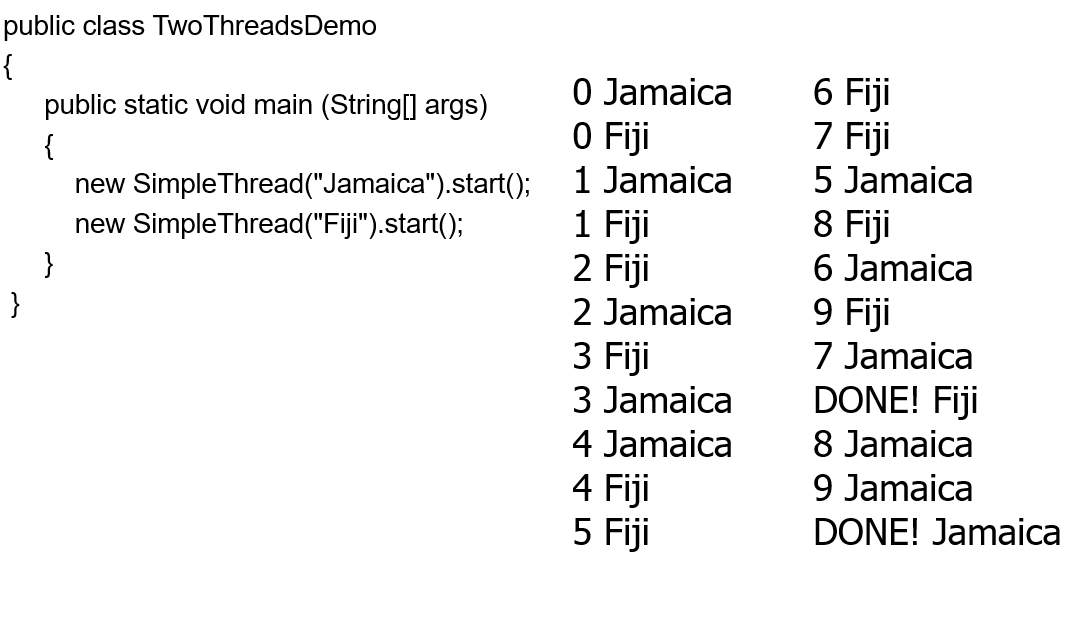
#> input picture imgs/test_14.PNG, 1072 x 617 px
$ python main.py --file imgs/test_14.PNG
#> lines starting #> are read from the running program, lines starting #| are printed output that depends on the picture; after the words box and inside, x2 and y2 are one past the last pixel; in counts of white or black regions, pixels touching at a corner belong together
### sink.py
import cv2
import numpy as np
import math

# [46 lines left out: function sinkMethod, not called in this run]


def getLinesAngle(image, showUI = False):
	kern = cv2.getStructuringElement(cv2.MORPH_CROSS, (2, 2))

	linedetectimg = image.copy()
	for i in range(0, 5):
		linedetectimg = cv2.erode(linedetectimg, kern)

	if showUI:
		cv2.imshow("erode", linedetectimg)

	linedetectimg = cv2.Canny(linedetectimg, 100, 200, None, 5, True)
	linesP = cv2.HoughLinesP(linedetectimg, 1, np.pi / 180, 50, None, 50, 10)
	linedetectimg = cv2.cvtColor(linedetectimg, cv2.COLOR_GRAY2BGR)
	l = linesP[0][0]
	cv2.line(linedetectimg, (l[0], l[1]), (l[2], l[3]), (0, 0, 255), 2, cv2.LINE_AA)

	return (math.atan((l[1] - l[3]) / (l[0] - l[2])) * 180 / math.pi)

### recognition.py
import cv2
import numpy as np
from random import Random
import math

# TOOLS
random = Random()

def random_color():
	return (int(random.random() * 205) + 50, int(random.random() * 205) + 50, int(random.random() * 205) + 50)

def rect_inside(a, b):
	aleft, atop, aright, abottom = a
	bleft, btop, bright, bbottom = b

	return ((bleft >= aleft) and (btop >= atop) and (bright <= aright) and (bbottom <= abottom))


def rect_center(r): # Returns (X,Y)
	left, top, right, bottom = r
	return (left+((right - left) / 2), top + ((bottom - top) / 2))


def dist(p1, p2):
	p1x, p1y = p1
	p2x, p2y = p2
	return math.sqrt( ((p1x-p2x)**2)+((p1y-p2y)**2) )


def angle(p1, p2):
	p1x, p1y = p1
	p2x, p2y = p2
	return math.degrees(math.atan2(p2y - p1y, p2x - p1x)) % 360


# STEP 2 - CONTOUR FILTER
def mergecontours(list, xMax, yMax): # Returns [ (contour, rect)* ]
	proc = []

	# Create a (countour, rectangle, processed) tuple of each contour, where
	# rectangle is a (left, top, right, bottom) BB of the contour
	for cont in list:
		rl = xMax
		rt = yMax
		rr = 0
		rb = 0
		for p in cont:
			px = p[0][0]
			py = p[0][1]

			if px < rl: rl = px
			if px > rr: rr = px

			if py < rt: rt = py
			if py > rb: rb = py

		proc.append((cont, (rl, rt, rr, rb), False))

	# Go through each item and see if it contains any other item
	# If it does, the smaller BB is possibly a hole (ex. the inside of O), mark it as processed
	for i in range(0, len(proc)):
		contour, rect, processed = proc[i]
		if processed: continue

		for j in range(0, len(proc)):
			if i == j: continue

			contour2, rect2, processed2 = proc[j]

			if rect_inside(rect, rect2):
				proc[j] = (contour2, rect2, True)

	# Convert the item list into (contour, rectangle) tuples
	# Only return items which are not processed, these are very the BBs of letters
	result = []
	for contour, rect, processed in proc:
		if processed: continue

		result.append((contour, rect))

	return result


# STEP 3 - CREATE TILES
class TiledImage:
	tiles = [] # Packed 2D array, elements: [ [ (contour, rect, originalIndex)* ]* ]
	numX = 0
	numY = 0
	tileSize = 0

	def __init__(self, tilesX, tilesY, tileSize, contours): # contours = [ (contour, rect)* ]
		self.numX = tilesX
		self.numY = tilesY
		self.tileSize = tileSize

		# Init the array
		num = self.numX * self.numY
		for i in range(0, num):
			self.tiles.append([]) # Append an empty array @ index i.

		# Put contours into tiles
		for i in range(0, len(contours)):
			contour, rect = contours[i]
			x, y = rect_center(rect)

			tx, ty = self.tileAt(x, y)
			if tx < 0 or ty < 0 or tx >= self.numX or ty >= self.numY:
				print ("Contour skipped, out of bounds!")
				continue

			offset = self.tileOffset(tx, ty)
			self.tiles[offset].append((contour, rect, i))

	def tileOffset(self, tx, ty):
		return tx + ty * self.numX

	def tileAt(self, pixelX, pixelY):
		return (math.floor(pixelX / self.tileSize), math.floor(pixelY / self.tileSize))

	def getTile(self, tx, ty):
		if tx < 0 or ty < 0 or tx >= self.numX or ty >= self.numY:
			return []

		return self.tiles[self.tileOffset(tx, ty)]

	def getNearby(self, tx, ty):
		return self.getTile(tx, ty) + self.getTile(tx + 1, ty) + self.getTile(tx, ty - 1) + self.getTile(tx + 1, ty - 1) + self.getTile(tx, ty + 1) + self.getTile(tx + 1, ty + 1) + self.getTile(tx - 1, ty) + self.getTile(tx - 1, ty + 1) + self.getTile(tx - 1, ty - 1)


def findlines(list, thrImage, maxDistance, maxAngle, baseAngle):
	height, width = thrImage.shape
	tileSize = 200
	tiles = TiledImage(math.ceil(width / tileSize), math.ceil(height / tileSize), tileSize, list)

	# Calculate max degrees
	minDeg1 = (180 - baseAngle - maxAngle)
	maxDeg1 = (180 - baseAngle + maxAngle)

	minDeg2 = (360 - baseAngle - maxAngle)
	maxDeg2 = -baseAngle + maxAngle

	# Start processing tiles
	groups = [ -1 for i in range(len(list)) ] # Indexed by contour indexes, each element = the group index of that element
	nextGroup = 0

	for tileX in range(0, tiles.numX):
		for tileY in range(0, tiles.numY):
			tile = tiles.getTile(tileX, tileY)
			if len(tile) == 0:
				continue

			nearby = tiles.getNearby(tileX, tileY)

			for contour, rect, index in tile:
				#if groups[index] > -1:
				#	continue # Item is already processed

				c1 = rect_center(rect)

				# Put the element into a new group
				groups[index] = nextGroup
				nextGroup = nextGroup + 1

				# Find other elements
				for other in nearby:
					otherContour, otherRect, otherIndex = other
					if otherIndex == index:
						continue # Already processed or it's the same item

					c2 = rect_center(otherRect)

					d = dist(c1, c2)
					a = angle(c1, c2)

					if d < maxDistance: # Distance check
						if (a > minDeg1 and a < maxDeg1) or (a > minDeg2 or a < maxDeg2): # Angle check
							# Merge
							if groups[otherIndex] > -1: # The element is already in a group, merge them
								oldGroup = groups[otherIndex]
								newGroupIndex = groups[index]
								for gIndex in range(0, len(groups)):
									if groups[gIndex] == oldGroup:
										groups[gIndex] = newGroupIndex
							else: # The element is not in a group
								groups[otherIndex] = groups[index]

	return groups


def getareas(img, maxDist, maxAngle, baseAngle):
	print("Processing image...")

	height, width = img.shape
	resultImage = np.zeros((height, width, 3), np.uint8)
	resultImage[:,:] = (255,255,255)

	# Invert the image and find contours
	invImage = (255 - img)
	contours, hierarchy = cv2.findContours(invImage, cv2.RETR_TREE, cv2.CHAIN_APPROX_SIMPLE)
	print("All contours: {}".format(len(contours)))

	# Merge contours (holes and letters ex. O)
	filtered = mergecontours(contours, width, height)
	print ("Filtered contours: {}".format(len(filtered)))

	# Find areas of letters
	print ("Finding lines...")
	areas = findlines(filtered, img, maxDist, maxAngle, baseAngle)
	distGroups = set(areas)
	print("Groups: {}".format(len(distGroups)))

	print("Debug rendering...")

	# Pre process and draw groups
	groupColors = [0 for i in range(0, len(areas))]
	for groupIndex in distGroups:
		groupColors[groupIndex] = random_color()

		left = width
		top = height
		right = 0
		bottom = 0

		for elemIndex in range(0, len(filtered)):
			if not areas[elemIndex] == groupIndex:
				continue

			contour, rect = filtered[elemIndex]
			eleft, etop, eright, ebottom = rect

			if eleft < left:
				left = eleft
			if etop < top:
				top = etop
			if eright > right:
				right = eright
			if ebottom > bottom:
				bottom = ebottom

		cv2.putText(resultImage, str(groupIndex), (left, top - 1), cv2.FONT_HERSHEY_SIMPLEX, 0.5, (100,100,100), 1)
		cv2.rectangle(resultImage, (left, top), (right, bottom), (100,100,100))

	# Draw group content

	for i in range(0, len(filtered)):
		contour, rect = filtered[i]
		group = areas[i]

		if group == -1:
			continue

		color = groupColors[group]

		left, top, right, bottom = rect
		cv2.rectangle(resultImage, (left, top), (right, bottom), color, cv2.FILLED)
		cv2.fillPoly(resultImage, pts=[contour], color=(0, 0, 0))

	print ("Done")

	return resultImage

# DO PROCESSING
def doRecognition(inputImage, maxDist = 30, maxAngle = 30, baseAngle = 0):
	res = getareas(inputImage, maxDist, maxAngle, baseAngle)
	cv2.imwrite("Output.png", res)

	return res


# INPUT
#process("imgs/test_14.png", 30, 30, 0) # Matek jelek :)

#process("imgs/test_4.png", 100, 30, 0) # Szöveg és kép

#process("imgs/test_img.png", 100, 30, 0) # Több méret és betűtípus

#process("imgs/ttt_deg58.png", 30, 30, 58) # Nem vízszint

#process("imgs/test_14.png", 30, 30, 0) # Több szöveg blokk
#process("imgs/test_14_deg_n67.png", 30, 30, -67) # Több szöveg blokk nem vízszint

### main.py
import cv2
import argparse

import recognition
import sink

from tkinter import Tk
from tkinter.filedialog import askopenfilename

def thresh(im, sinkMethod=False, showSteps = False):
	gray = cv2.cvtColor(im, cv2.COLOR_BGR2GRAY)

	if sinkMethod:
		print("Threshold: Sink")
		thr = sink.sinkMethod(gray, showSteps)
	else:
		print("Threshold: Basic")
		thVal, thr = cv2.threshold(gray, 180, 255, cv2.THRESH_BINARY)

	return thr

def lineDetect(fileName, sinkMethod=False, maxDist=30, maxAngle=30, debug=False):
#> called with fileName = 'imgs/test_14.PNG', sinkMethod = False, maxDist = 30, maxAngle = 30, debug = False
	print("File:", fileName)
	img = cv2.imread(fileName)
#> img is the input picture: shape (617, 1072, 3); min 0, max 255, mean 242.2
	cv2.imshow("Input", img)

	thr = thresh(img,sinkMethod=sinkMethod,showSteps=debug)
#> in thresh, `thVal, thr = cv2.threshold(gray, 180, 255, cv2.THRESH_BINARY)`:
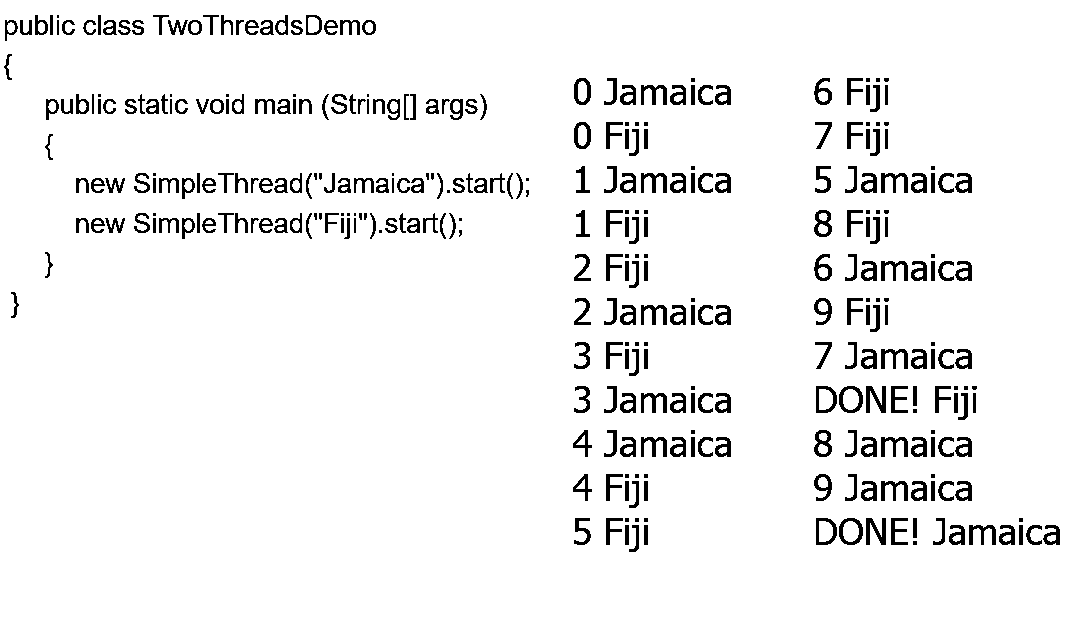
#> thr: shape (617, 1072); 94.5% white; 343 black regions (72 under 20 px), largest, box (x1, y1, x2, y2) and area: (866, 386, 886, 413) 308, (866, 518, 886, 545) 308, (881, 173, 908, 193) 264

	print("Calculating base angle...")
	angle = sink.getLinesAngle(thr,showUI=debug)
#> after the loop in getLinesAngle, `for i in range(0, 5):`:
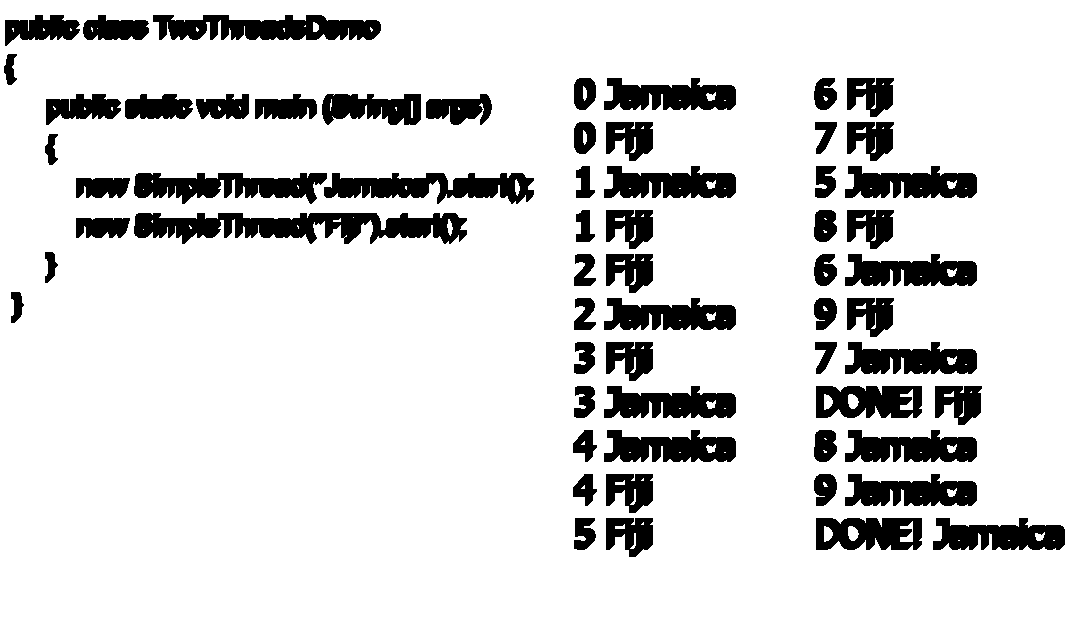
#> linedetectimg: shape (617, 1072); 85.6% white; 62 black regions, largest, box (x1, y1, x2, y2) and area: (134, 213, 467, 244) 6512, (153, 15, 381, 40) 4181, (324, 173, 534, 204) 3963
#> in getLinesAngle, `linedetectimg = cv2.Canny(linedetectimg, 100, 200, None, 5, True)`:
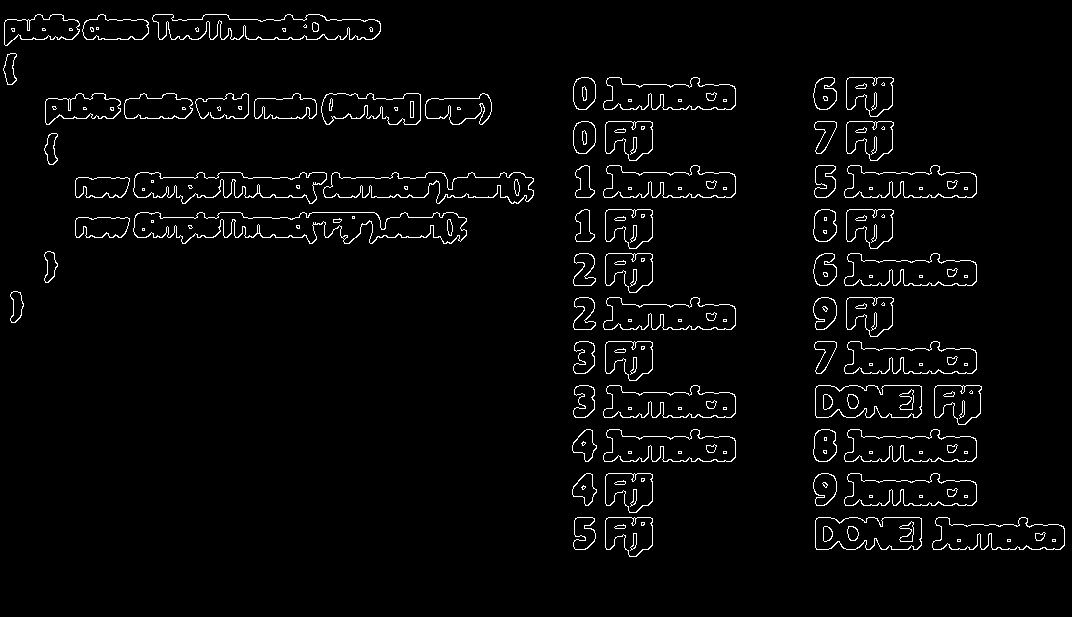
#> linedetectimg: shape (617, 1072); 2.9% white in thin lines or dots, all inside (x1, y1, x2, y2) = (3, 14, 1065, 557)
#> in getLinesAngle, `linesP = cv2.HoughLinesP(linedetectimg, 1, np.pi / 180, 50, None, 50, ..`: linesP = 67 rows, first 6: [845, 197, 972, 197], [136, 196, 275, 196], [622, 172, 729, 172], [210, 39, 372, 39], [160, 217, 218, 217], [160, 177, 218, 177]
#> in getLinesAngle, `l = linesP[0][0]`: l = [845, 197, 972, 197]
#> in getLinesAngle, `cv2.line(linedetectimg, (l[0], l[1]), (l[2], l[3]), (0, 0, 255), 2, cv..`:
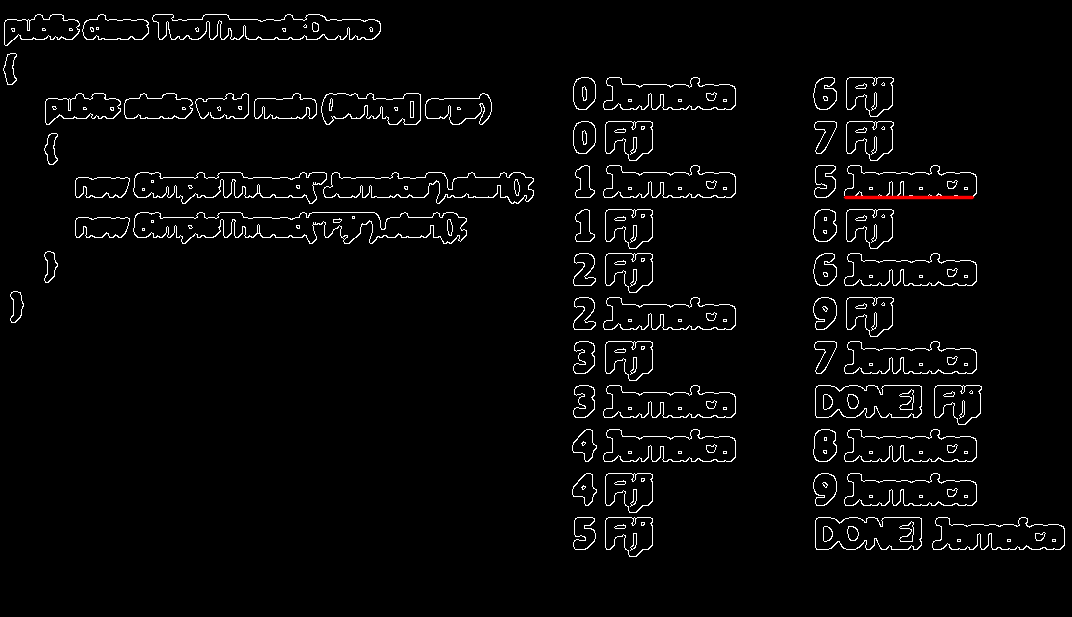
#> linedetectimg: shape (617, 1072, 3); mean B, G, R 7.2, 7.2, 7.4
#> angle = 0
	print("Base angle: ", angle)
#| Base angle:  -0.0

	proc = recognition.doRecognition(thr,maxDist=maxDist, maxAngle=maxAngle, baseAngle=-angle)
#> in getareas, `invImage = (255 - img)`: invImage: shape (617, 1072); 5.5% white; 343 white regions (72 under 20 px)
#> in getareas, `contours, hierarchy = cv2.findContours(invImage, cv2.RETR_TREE, cv2.CH..`: contours = 428 contours, 78 with area under 20; largest, box (x1, y1, x2, y2) and area: (839, 518, 863, 545) 500, (839, 386, 863, 413) 500, (816, 518, 837, 545) 462, (816, 386, 837, 413) 462, (574, 122, 591, 149) 363
#| All contours: 428
#> the loop in mergecontours, `for cont in list:` made 428 passes
#> cont on passes 1, 5, 11: [[913, 541], [913, 544], [916, 544], [916, 541]], [[1019, 525], [1019, 544], [1022, 544], [1022, 525]], [[644, 525], [644, 544], [647, 544], [647, 525]]
#> after the loop in mergecontours, `for cont in list:`: proc = 428 items
#> the loop in mergecontours, `for i in range(0, len(proc)):` made 428 passes
#> (contour, processed) on pass 1: ([[913, 541], [913, 544], [916, 544], [916, 541]], False)
#> the loop in mergecontours, `for contour, rect, processed in proc:` made 428 passes
#> (rect, processed) on passes 2 to 4: ((1043, 525, 1059, 544), False), ((1046, 534, 1056, 542), True), ((1026, 525, 1041, 544), False)
#| Filtered contours: 343
#| Groups: 56
#> the loop in getareas, `for groupIndex in distGroups:` made 56 passes
#> groupIndex on passes 1 to 12: 131, 133, 262, 7, 263, 9, 140, 143, 145, 18, 279, 152
#> after the loop in getareas, `for groupIndex in distGroups:`:
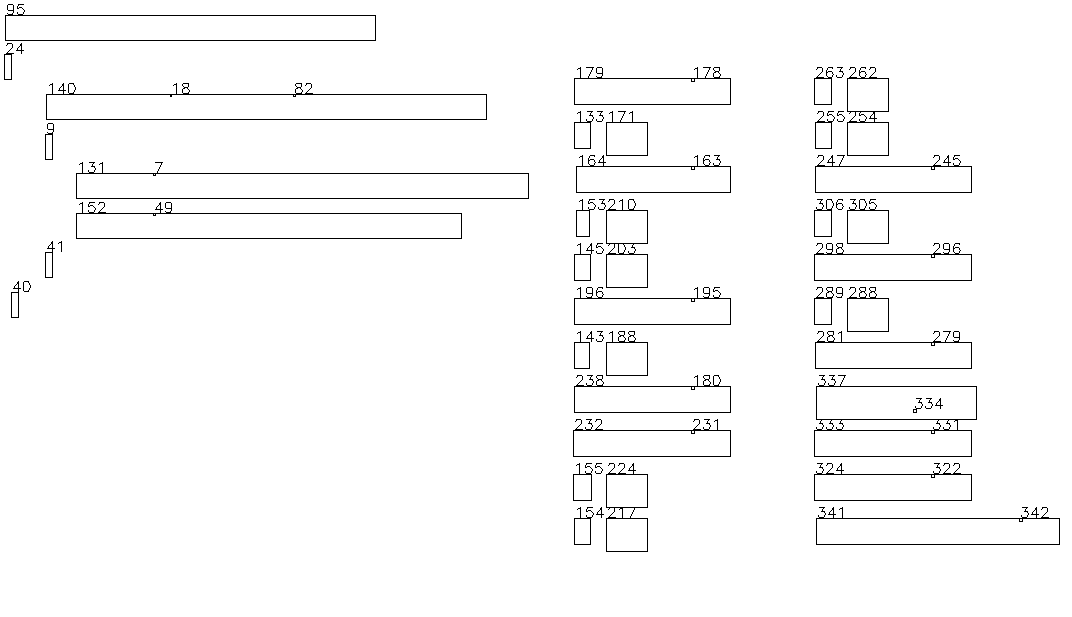
#> resultImage: shape (617, 1072, 3); values 100 (black) and 255 (white), 97.8% white; black in thin lines or dots, all inside (x1, y1, x2, y2) = (4, 4, 1060, 552)
#> after the loop in getareas, `for i in range(0, len(filtered)):`:
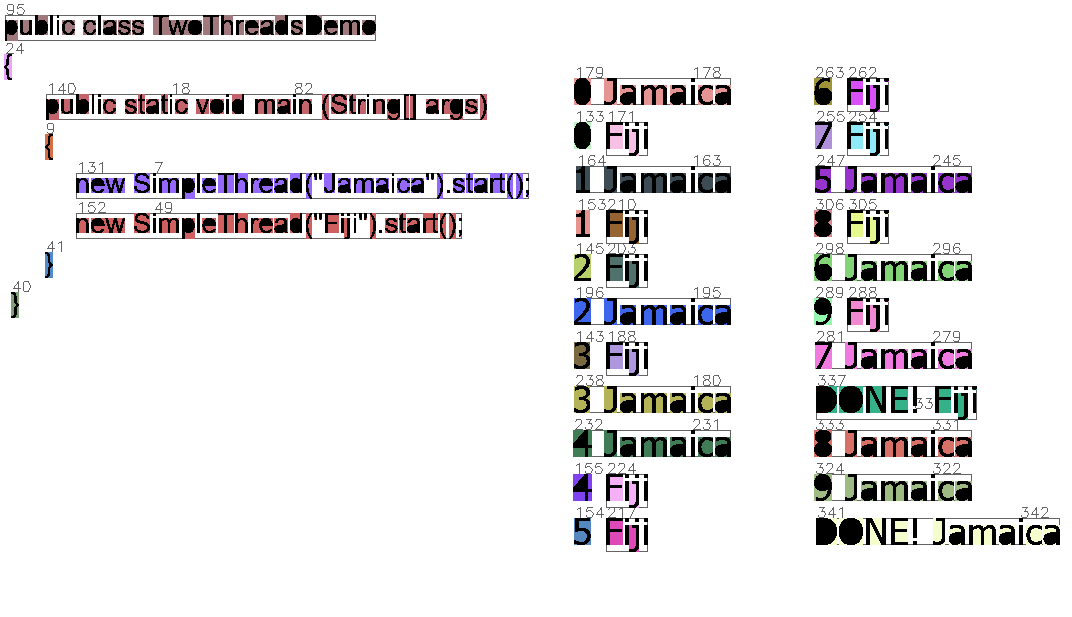
#> resultImage: shape (617, 1072, 3); 10.91% of pixels changed, all inside (x1, y1, x2, y2) = (4, 15, 1060, 552); drawn as B, G, R
	cv2.imshow("Output", proc)
	cv2.waitKey(0)


# Main
parser = argparse.ArgumentParser("main")
parser.add_argument("-s", "--sink",action="store_true")
parser.add_argument("-d", "--dist",nargs='?',const=30,type=int,default=30)
parser.add_argument("-a", "--angle",nargs='?',const=30,type=int,default=30)
parser.add_argument("-f", "--file",type=str,default="")
parser.add_argument("--debug",action="store_true")
args = parser.parse_args()

root = Tk()
root.withdraw()
root.call('wm', 'attributes', '.', '-topmost', True)

fileName = args.file
if fileName == "" or fileName == None or len(fileName) == 0:
	fileName = askopenfilename()

if fileName == "" or fileName == None or len(fileName) == 0:
	print("No input file.")
else:
	lineDetect(fileName, args.sink, args.dist, args.angle, args.debug)
